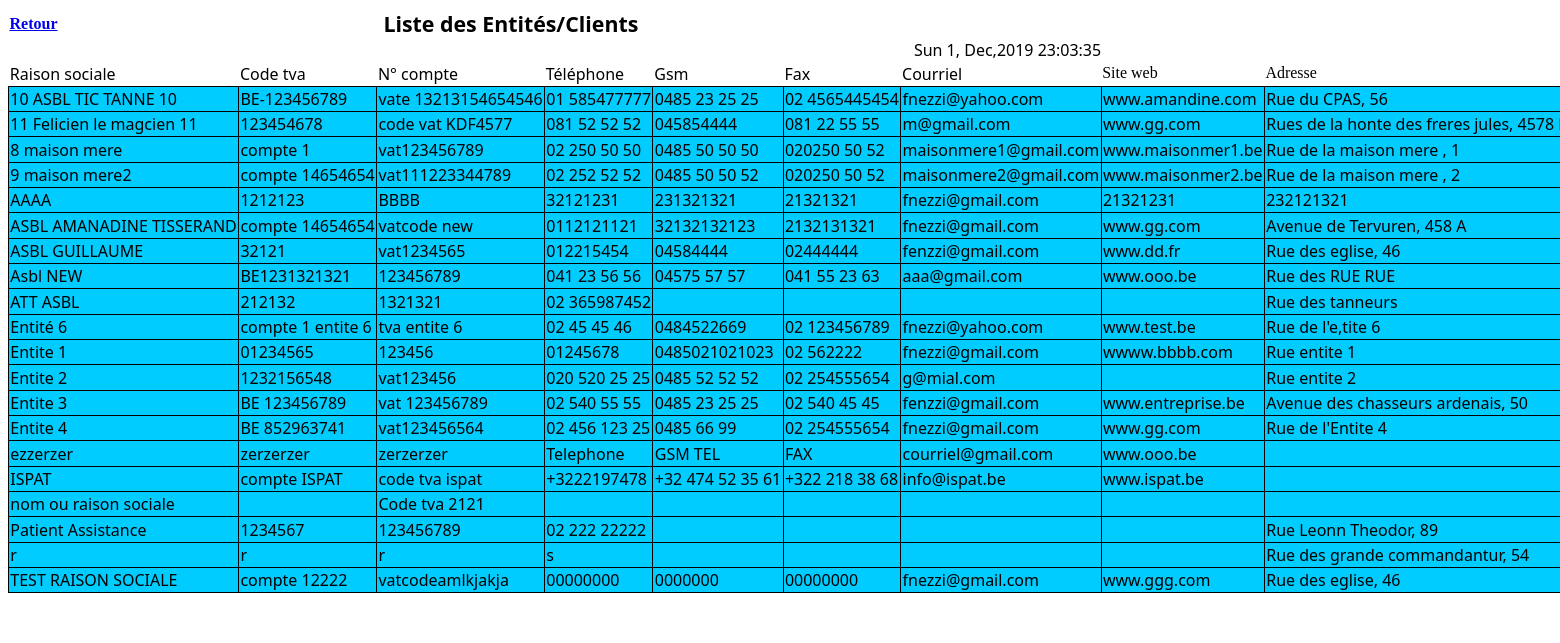
Page /RapEntGen.php on the committed database.
### tables this page shows
CREATE TABLE IF NOT EXISTS `tictan_entities` (
  `id` int(11) NOT NULL AUTO_INCREMENT,
  `companyname` varchar(255) DEFAULT NULL,
  `vatcode` varchar(255) DEFAULT NULL,
  `account1` varchar(30) DEFAULT NULL,
  `account2` varchar(30) DEFAULT NULL,
  `customtype` tinyint(1) NOT NULL DEFAULT '0',
  `phone` varchar(255) DEFAULT NULL,
  `phone2` varchar(255) DEFAULT NULL,
  `mobile` varchar(255) DEFAULT NULL,
  `fax` varchar(255) DEFAULT NULL,
  `email` varchar(255) DEFAULT NULL,
  `website` varchar(255) DEFAULT NULL,
  `comment` text,
  `address` text,
  `postcode` varchar(255) DEFAULT NULL,
  `town` varchar(255) DEFAULT NULL,
  `state` varchar(255) DEFAULT NULL,
  `country` varchar(255) DEFAULT NULL,
  `is_deleted` int(1) NOT NULL DEFAULT '0',
  `author` varchar(255) DEFAULT NULL,
  `date_mod` date DEFAULT NULL,
  PRIMARY KEY (`id`),
  KEY `companyname` (`companyname`)
);

### RapEntGen.php (the view, shortened to what this page needs)
<html><head>
 <link   href="css/rapp.css" rel="stylesheet">
 <link rel="stylesheet" href="./css/mbcsmbmcp.css" type="text/css" />
</head>
<body>
<table style='width:100%'>
<tr>
<th width="126" scope="row"><div align="left" class="Style25"><a href="index_cust.php" title="Retour" class="Style7 Style6 "><span class="Style88">Retour</span></a></div></th>
<td class='Header0_0' rowspan=1 colspan=4>Liste des Entités/Clients </td></tr>
<td class='Header1_0' rowspan=1 colspan=7>
<?php
$today = date ("D j, M,Y H:i:s");
echo " $today ";
?>
</td>
<tr><td class='Header2_0' rowspan=1 colspan=1>Raison sociale</td><td class='Header2_1' rowspan=1 colspan=1>Code tva</td><td class='Header2_2' rowspan=1 colspan=1>N° compte</td><td class='Header2_3' rowspan=1 colspan=1>Téléphone</td><td class='Header2_4' rowspan=1 colspan=1>Gsm</td><td class='Header2_5' rowspan=1 colspan=1>Fax</td><td class='Header2_6' rowspan=1 colspan=1>Courriel</td><td class='Header2_7' rowspan=1 colspan=1>Site web</td><td class='Header2_8' rowspan=1 colspan=1>Adresse</td><td class='Header2_9' rowspan=1 colspan=1>Code Postal</td><td class='Header2_10' rowspan=1 colspan=1>Ville</td></tr>
 <?php
       $pdo = Database::connect();
        $pdo->setAttribute(PDO::ATTR_ERRMODE, PDO::ERRMODE_EXCEPTION);
		$sql = "SELECT * FROM tictan_entities order by companyname";
		 foreach ($pdo->query($sql) as $row) {
         echo '<tr>';
		 echo '<td class='.'Detail0_0'. ' '.' rowspan=1 colspan=1>'.$row['companyname']. '</td>';
		 echo '<td class='.'Detail0_0'. ' '.' rowspan=1 colspan=1>'.$row['account1']. '</td>';
		 echo '<td class='.'Detail0_0'. ' '.' rowspan=1 colspan=1>'.$row['vatcode']. '</td>';
		 echo '<td class='.'Detail0_0'. ' '.' rowspan=1 colspan=1>'.$row['phone']. '</td>';
		 echo '<td class='.'Detail0_0'. ' '.' rowspan=1 colspan=1>'.$row['mobile']. '</td>';
		 echo '<td class='.'Detail0_0'. ' '.' rowspan=1 colspan=1>'.$row['fax']. '</td>';
		 echo '<td class=Detail0_0'. ' '.' rowspan=1 colspan=1>'.$row['email']. '</td>';
		 echo '<td class='.'Detail0_0'. ' '.' rowspan=1 colspan=1>'.$row['website']. '</td>';
		 echo '<td class='.'Detail0_0'. ' '.' rowspan=1 colspan=1>'.$row['address']. '</td>';
         echo '</tr>';
        }
		echo '<td class=Footer0_0 rowspan=1 colspan=1>&nbsp;</td><td class='.'Footer0_1 rowspan=1 colspan=1>&nbsp;</td><td class=Footer0_2  rowspan=1 colspan=1>&nbsp;</td><td class='. 'Footer0_3 rowspan=1 colspan=1>&nbsp;</td><td class='.'Footer0_4 rowspan=1 colspan=1>&nbsp;</td><td class='.'Footer0_5 rowspan=1 colspan=1>&nbsp;</td><td class='.' Footer0_6 rowspan=1 colspan=1>&nbsp;</td></tr>';
		echo '</table>';
?>
</body>
</html>

### rows in the picture
tictan_entities: companyname "10 ASBL TIC TANNE 10", account1 "BE-123456789", vatcode "vate 13213154654546", phone "01 585477777", mobile "0485 23 25 25", fax "02 4565445454", email "fnezzi@yahoo.com", website "www.amandine.com", address "Rue du CPAS, 56"
tictan_entities: companyname "11 Felicien le magcien 11", account1 "123454678", vatcode "code vat KDF4577", phone "081 52 52 52", mobile "045854444", fax "081 22 55 55", email "m@gmail.com", website "www.gg.com", address "Rues de la honte des freres jules, 4578…"
tictan_entities: companyname "8 maison mere", account1 "compte 1", vatcode "vat123456789", phone "02 250 50 50", mobile "0485 50 50 50", fax "020250 50 52", email "maisonmere1@gmail.com", website "www.maisonmer1.be", address "Rue de la maison mere , 1"
tictan_entities: companyname "9 maison mere2", account1 "compte 14654654", vatcode "vat111223344789", phone "02 252 52 52", mobile "0485 50 50 52", fax "020250 50 52", email "maisonmere2@gmail.com", website "www.maisonmer2.be", address "Rue de la maison mere , 2"
tictan_entities: companyname "AAAA", account1 "1212123", vatcode "BBBB", phone "32121231", mobile "231321321", fax "21321321", email "fnezzi@gmail.com", website "21321231", address "232121321"
tictan_entities: companyname "ASBL AMANADINE TISSERAND", account1 "compte 14654654", vatcode "vatcode new", phone "0112121121", mobile "32132132123", fax "2132131321", email "fnezzi@gmail.com", website "www.gg.com", address "Avenue de Tervuren, 458 A"
tictan_entities: companyname "ASBL GUILLAUME", account1 "32121", vatcode "vat1234565", phone "012215454", mobile "04584444", fax "02444444", email "fenzzi@gmail.com", website "www.dd.fr", address "Rue des eglise, 46"
tictan_entities: companyname "Asbl NEW", account1 "BE1231321321", vatcode "123456789", phone "041 23 56 56", mobile "04575 57 57", fax "041 55 23 63", email "aaa@gmail.com", website "www.ooo.be", address "Rue des RUE RUE"
tictan_entities: companyname "ATT ASBL", account1 "212132", vatcode "1321321", phone "02 365987452", address "Rue des tanneurs"
tictan_entities: companyname "Entité 6", account1 "compte 1 entite 6", vatcode "tva entite 6", phone "02 45 45 46", mobile "0484522669", fax "02 123456789", email "fnezzi@yahoo.com", website "www.test.be", address "Rue de l'e,tite 6"
tictan_entities: companyname "Entite 1", account1 "01234565", vatcode "123456", phone "01245678", mobile "0485021021023", fax "02 562222", email "fnezzi@gmail.com", website "wwww.bbbb.com", address "Rue entite 1"
tictan_entities: companyname "Entite 2", account1 "1232156548", vatcode "vat123456", phone "020 520 25 25", mobile "0485 52 52 52", fax "02 254555654", email "g@mial.com", address "Rue entite 2"
tictan_entities: companyname "Entite 3", account1 "BE 123456789", vatcode "vat 123456789", phone "02 540 55 55", mobile "0485 23 25 25", fax "02 540 45 45", email "fenzzi@gmail.com", website "www.entreprise.be", address "Avenue des chasseurs ardenais, 50"
tictan_entities: companyname "Entite 4", account1 "BE 852963741", vatcode "vat123456564", phone "02 456 123 25", mobile "0485 66 99", fax "02 254555654", email "fnezzi@gmail.com", website "www.gg.com", address "Rue de l'Entite 4"
tictan_entities: companyname "ezzerzer", account1 "zerzerzer", vatcode "zerzerzer", phone "Telephone", mobile "GSM TEL", fax "FAX", email "courriel@gmail.com", website "www.ooo.be"
tictan_entities: companyname "ISPAT", account1 "compte ISPAT", vatcode "code tva ispat", phone "+3222197478", mobile "+32 474 52 35 61", fax "+322 218 38 68", email "info@ispat.be", website "www.ispat.be"
tictan_entities: companyname "nom ou raison sociale", vatcode "Code tva 2121"
tictan_entities: companyname "Patient Assistance", account1 "1234567", vatcode "123456789", phone "02 222 22222", address "Rue Leonn Theodor, 89"
tictan_entities: companyname "r", account1 "r", vatcode "r", phone "s", address "Rue des grande commandantur, 54"
tictan_entities: companyname "TEST RAISON SOCIALE", account1 "compte 12222", vatcode "vatcodeamlkjakja", phone "00000000", mobile "0000000", fax "00000000", email "fnezzi@gmail.com", website "www.ggg.com", address "Rue des eglise, 46"

### other values in the picture
$today "Sun 1, Dec,2019 23:03:35"
